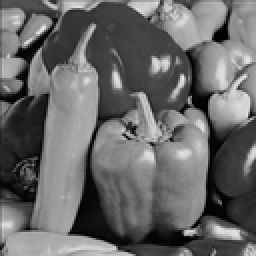
%> input picture new_STDM/Peppers.bmp, 128 x 128 px, shrunk from 512 x 512 before the run (shown 2 times larger)
$ octave main_version2_grey_test_noise.m   (GNU Octave 9; MATLAB toolbox functions it lacks are replaced by stand-ins)
%> lines starting %> are read from the running program, lines starting %| are printed output that depends on the picture; in (x1, y1, x2, y2) boxes, pixels count from 0 and x2, y2 are one past the last pixel; in counts of white or black regions, pixels touching at a corner belong together; the program's own positions count from 1
### new_STDM/zernike_orderlist.m
% **********************************************************************
% PQ=zernike_orderlist(ORDER)
% PQ=zernike_orderlist(ORDER, WITHNEG)
%
% Create the moment indices (oder p and repetition) satisfying the
% necessary criteria (p-|q|=even, |q|<p) up to order p=ORDER.
%
% If WITHNEG is 1, then the basis functions with negative repetition are
% included.
%
% PQ is a matrix with 2 columns (p and q).
%
% Christian Wolf, http://liris.chrs.fr/christian.wolf
%
% Permission is granted for anyone to copy, use, modify, or distribute this
% program and accompanying programs and documents for any purpose, provided
% this copyright notice is retained and prominently displayed, along with
% a note saying that the original programs are available from my web page.
%
% The programs and documents are distributed without any warranty, express
% or implied.  As the programs were written for research purposes only, they
% have not been tested to the degree that would be advisable in any
% important application.
% All use of these programs is entirely at the user's own risk.
%
% **********************************************************************

% **********************************************************************
% Change log:
% 21.12.2009 cw: -Begin
% **********************************************************************

function PQ=zernike_orderlist(ORDER, WITHNEG)

    if nargin<2     %判断函数输入的变量个数，如果小于2，说明WITHNEG没有输入，就置零
        WITHNEG=0;
        fprintf('WITHENG')
    end

    PQ=[];
    if WITHNEG
        for p=0:ORDER
            for q=-p:p
                if mod(abs(p-abs(q)),2)==0
                    PQ = [ PQ ; p q ];
                end
            end
        end
    else
        for p=0:ORDER
            for q=0:p
                if mod(abs(p-q),2)==0
                    PQ = [ PQ ; p q ];
                end
            end
        end
    end

### new_STDM/zernike_V.m
function [V,PQ]=zernike_V(img, Order)
PQ = zernike_orderlist(Order,1);    %求出阶数n以及满足对应关系的m
img = double(img);
img_size = size(img);       %图像大小
xstep = 2/(img_size(1)-1);  %x方向上步长
ystep = 2/(img_size(2)-1);  %y方向上步长
[x,y] = meshgrid(-1:xstep:1,-1:ystep:1);%以图像中心为原点，每个坐标到图像中心的距离，（规划到单位圆以内）
circle1 = sqrt(x.^2 + y.^2);      %每个坐标到图像中心的距离，（规划到单位圆以内）
inside = find(circle1<=1.0001);    %inside是一个列向量，代表该图像中位于单位圆内的点
mask = zeros(img_size);      %创建全零的mask矩阵，用来存放该图像中位于单位圆内的点
mask(inside) = ones(size(inside));  %单位圆内的坐标标记为1，否则标记为0
Z=zeros(img_size);
Z(inside)=x(inside)+1i*y(inside);
p=abs(Z);
theta=angle(Z);

V=zeros(img_size(1),img_size(2),length(PQ));
%按照公式推导，先求R，再求V，最后求A
for k=1:length(PQ)
    n=PQ(k,1);
    m=PQ(k,2);
    a=(n-abs(m))/2;b=(n+abs(m))/2;
    R=zeros(img_size);
    for s=0:a
        num=power(-1,s).*factorial(n-s)*(p.^(n-2*s));
        den=factorial(s)*factorial(b-s)*factorial(a-s);
        R=R+(num/den);
    end
    phase=m*theta;
    R(mask==0)=0;
    phase(mask==0)=0;
    V(:,:,k)=(R.*exp(1i*phase));
end

### new_STDM/zernike_A.m
function [A]=zernike_A(img, V, PQ)
img = double(img);
img_size = size(img);       %图像大小
xstep = 2/(img_size(1)-1);  %x方向上步长
ystep = 2/(img_size(2)-1);  %y方向上步长
%按照公式推导，先求R，再求V，最后求A
A=zeros(length(PQ),1);
for k=1:length(PQ)
 n=PQ(k,1);
 A(k)=((n+1)/pi*sum(sum(xstep*ystep*img.*conj(V(:,:,k)))));  %conj计算复数共扼值
end


### new_STDM/S_Gen.m
function [S_l,Sym_l,SA_l,SAl_index] = S_Gen(flag,M_D,len_skm,PQ)
    M = length(flag);
    So_l = rand(sum(flag),M_D+1);
    So_l = orth(So_l);
    So_l(:,1) = [];

    % 取M_D个低频矩个数大小的标准正交向量
    S_l = zeros(M,M_D);
    Sym_l = zeros(M,M_D);
    j = 1;
    for i = 1:M
        if flag(i) == 1
            S_l(i,:) = So_l(j,:);
            n = PQ(i,1);
            m = PQ(i,2);
            index = PQ(:,1)==n & PQ(:,2)==-m;
            flag(index) = 1;
            Sym_l(index,:) = So_l(j,:);
            j = j + 1;
        end
    end
    % clear So_l

    % 随机从M_D中取len_skm个标准正交向量的下标
    SAl_index = randperm(M_D);
    SAl_index = SAl_index(1:len_skm);
    SAl_index = sort(SAl_index);

    % 随机从M_D中取len_skm个标准正交向量
    SA_l = zeros(M,len_skm);
    for i = 1:len_skm
        SA_l(:,i) = S_l(:,SAl_index(i));
    end
end

### new_STDM/Sk_Gen.m
function [sk_a,sk_w] = Sk_Gen(G,M_D,SAl_index,T1,T,L,len_skm,R)
%     sk_a = zeros(2*M_D*R,1);
    sk_a = zeros(M_D*R,1);
    sk_w = zeros(len_skm*R,1);
    k = 1;
    h = 1;
    for i = 1:M_D
        if i == SAl_index(k)
            source = find(G(:,h)==1);
            ind = randperm(length(source));
            for j = 1:R
                sk_a((i-1)*R+j) = source(ind(j));
                sk_w((k-1)*R+j) = source(ind(j));
            end
            if k < len_skm
                k = k + 1;
                if h < L
                    h = h + 1;
                else
                    h = ceil(rand()*L);
                end
            end
        else
            sk_a((i-1)*R+1:i*R) = randperm(T-T1, R) + T1;
        end
    end
%     for i = M_D+1:2*M_D
%         sk_a((i-1)*R+1:i*R) = randperm(T1,R);
%     end
end

### new_STDM/water_quantizer_e.m
function [em_q] = water_quantizer_e(A,SA_l,delta,Delta)
    ro = SA_l' * A;
    ro_q = Delta * round((ro+delta)/Delta) - delta;

    [~,L] = size(SA_l);
    [M,N] = size(A);
    em_q = zeros(M,N);
    for i = 1:L
        em_q = em_q + ro_q(i)*SA_l(:,i) - ro(i)*SA_l(:,i);
    end
end

### new_STDM/symmetri.m
function [w_v] = symmetri(w_v,PQ,flag)
    N = length(flag);
    for i = 1:N
        if flag(i) == 1
            n = PQ(i,1);
            m = PQ(i,2);
            index = PQ(:,1)==n & PQ(:,2)==-m;
            w_v(index) = conj(w_v(i));
        end
    end
end

### new_STDM/filter_img.m
function [result_img] = filter_img(img)

% 获取图像的尺寸
[rows, columns] = size(img);

% 创建一个副本来存储结果
result_img = img;

% 遍历每个像素点，从第2列开始，因为第1列没有左侧像素点
for row = 1:rows
    for col = 2:columns
        % 计算当前像素与左侧像素的差值
        diff = double(result_img(row, col)) - double(result_img(row, col - 1));

        % 根据差值调整当前像素值
        if diff > 240
            result_img(row, col) = 0;
        elseif diff < -240
            result_img(row, col) = 255;
        end
    end
end

end

### new_STDM/Bm_Gen1.m
function [Bm] = Bm_Gen1(T,R,sk_a,SAl_index)
    len_skm = length(SAl_index);
    Bm = zeros(len_skm,T);
    for i = 1:length(SAl_index)
        for j = 1:R
            Bm(i,sk_a((SAl_index(i)-1)*R+j)) = 1;
        end
    end
    Bm = sparse(Bm);
end

### new_STDM/detection_my1.m
function [arbitration,BER] = detection_my1(Bm,G,SA_l,w_vec,b_k, Delta, delta)
    G = sparse(G);
    GG = full(Bm * G);
    wp = SA_l' * w_vec;
    wp_q = Delta * round((wp + delta)/Delta)-delta;
    e = wp - wp_q;
    b_arb = zeros(1,length(b_k));
    for i = 1:length(b_k)
        if e(i)>=0
            b_arb(i) = 1;
        elseif e(i)<0
            b_arb(i) = 0;
        end
    end
% [11 lines of commented-out code are left out]

    s = 0;
    for i = 1:length(b_k)
        if b_arb(i) == b_k(i)
            s = s + 1;
        end
    end
    BER = (1-s/length(b_k))*100;
    if s == length(b_k)
%         fprintf("BER: %.1f%%\n",(BER)*100);
        arbitration = 1;
    else
%         fprintf("BER: %.1f%%\n",(1-s/length(b_k))*100);
        arbitration = 0;
    end
end

### new_STDM/ELUT_Gen.m
function [ ELUT ] = ELUT_Gen( sigma_E, T )


%mu_E = round(sigma_E * rand(T, 1) + sigma_E);
ELUT = round(sigma_E .* randn(T, 1));

end

### new_STDM/detection_my.m
function [arbitration,BER] = detection_my(Bm,G,SA_l,w_vec,b_k, Delta, delta)
    G = sparse(G);
    GG = full(Bm * G);
    wp = SA_l' * w_vec;
    wp_q = (Delta * round((wp + delta)/Delta)-delta);
    e = wp - wp_q;
    ee = GG' * e;
    b_arb = sign(ee);

    b_arb = floor((b_arb+1)/2);

% [6 lines of commented-out code are left out]

    s = 0;
    for i = 1:length(b_k)
        if b_arb(i) == b_k(i)
            s = s + 1;
        end
    end

    BER = (1-s/length(b_k))*100;
    if s == length(b_k)
%         fprintf("BER: %.1f%%\n",(1-s/length(b_k))*100);
        arbitration = 1;
    else
%         fprintf("BER: %.1f%%\n",(1-s/length(b_k))*100);
        arbitration = 0;
    end
end

### new_STDM/main_version2_grey_test_noise.m
clc;
clear;
% tic;
order = 31;
T_multiply = 1000;
sigma_E = 10^5;
T = 1000;
R = 3;
% M1 >= M_D > len_skm >= L
L = 30; % 水印长度
M_D = 50;  % 所有标准正交向量个数
len_skm = 40; % 要嵌入水印的标准正交向量个数
M1 = 60; % 低频zernike矩系数的个数
Delta = 18;
% ro_angle = 4;
img_resize = 0.1;
q = 100;
% dbw_noise = 4; %the variance of the noise

T1 = floor(T/2);
T2 = T-T1;

img = imread("Peppers.bmp");
%> img is the input picture: size 128x128 uint8; min 0, max 237, mean 104.3
% 若是彩色图像则转为灰度图像
if length(size(img)) == 3
    img = rgb2gray(img);
end
% uint8->double
img = double(img);
%> img: size 128x128 double
% 展示图像
figure;imshow(uint8(img));

%zernike正变换，得到Anm, Vnm
[V,PQ]=zernike_V(img, order);
%> in zernike_V, `mask(inside) = ones(size(inside));`:
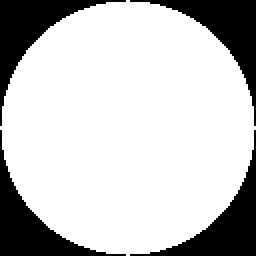
%> mask: size 128x128 double (shown 2 times larger); values 0 (black) and 1 (white), 77.3% white; 4 black regions, box (x1, y1, x2, y2) and area: (0, 0, 63, 63) 931, (65, 0, 128, 63) 931, (0, 65, 63, 128) 931, (65, 65, 128, 128) 931
%> after the loop in zernike_V, `for k=1:length(PQ)`:
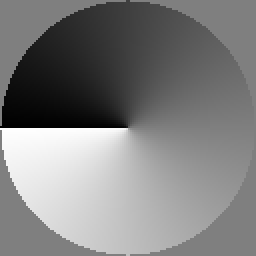
%> phase: size 128x128 double (shown 2 times larger); min -97.15, max 97.15, mean 0; drawn with min black and max white
%> PQ = 528 rows, first 12: [0 0; 1 -1; 1 1; 2 -2; 2 0; 2 2; 3 -3; 3 -1; 3 1; 3 3; 4 -4; 4 -2]
[A]=zernike_A(img, V, PQ);
%> the loop in zernike_A, `for k=1:length(PQ)` made 528 passes
%> n on passes 1 to 3: 0, 1, 1
img_size = size(img);        %图像大小
%> img_size = [128 128]

% 选取低阶zernike系数嵌入水印
in = find(PQ(:,1)<31 & PQ(:,2)>0 & mod(PQ(:,2),4)~=0);
%> in = 184 values from 3 to 496
if length(in) < L
    fprintf("wrong:length(in) < water_length\n");
end

% 标记高阶和低阶系数的下标
flag = zeros(1,length(PQ));   % flag: 1×len(PQ)
flag(in(1:M1)) = 1;

% 计算除去order内像素的图像
img_else = img;
for k = 1:M1
    A_enc_complex=A(in(k));
    Ain=find(abs(A)==abs(A_enc_complex));
    img_else=img_else-(A(in(k))*V(:,:,in(k))+conj(A(in(k)))*V(:,:,Ain(1)));
end
%> this loop made 60 passes
%> Ain on passes 1 to 12: [2; 3], [4; 6], [8; 9], [7; 10], [12; 14], [18; 19], [17; 20], [16; 21], [24; 26], [22; 28], [32; 33], [31; 34]
figure;imshow(uint8(img_else));

A_enc_abs = abs(T_multiply*A/A(1));
%> A_enc_abs = 528 values, max 1000 at index 1, min 2.64 at index 234, mean 62.15

% 生成加密查找表
ELUT = ELUT_Gen(sigma_E,T);
G_zero = 1;
% G
while isempty(G_zero) == 0
    %G：T×L
    G = zeros(T,L);
    for i=T1+1:T
        j=randi([1,L]);
        G(i,j)=1;
    end
    sum_G =sum(G);
    G_zero = find(sum_G<R);
end

% 生成标准正交向量S
[S_l,Sym_l,SA_l,SAl_index] = S_Gen(flag,M_D,len_skm,PQ);
%> in S_Gen, `M = length(flag);`: M = 528
%> in S_Gen, `S_l = zeros(M,M_D);`: S_l: size 528x50 double; every value is 0
%> the loop in S_Gen, `for i = 1:M` made 528 passes
%> (n, m) on passes 3, 6, 9, 10, 14, 19, 20, 21, 26, 28, 33, 34: (1, 1), (2, 2), (3, 1), (3, 3), (4, 2), (5, 1), (5, 3), (5, 5), (6, 2), (6, 6), (7, 1), (7, 3)
%> after the loop in S_Gen, `for i = 1:M`: S_l: size 528x50 double; min -0.433, max 0.507, mean -1.89e-07
%> after the loop in S_Gen, `for i = 1:M`:
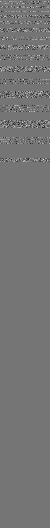
%> Sym_l: size 528x50 double; min -0.433, max 0.507, mean -1.89e-07; mean of the top-left, top-right, bottom-left and bottom-right quarters -3.93e-05, 3.85e-05, 0, 0; drawn with min black and max white
%> after the loop in S_Gen, `for i = 1:M`: flag = 528 values, max 1 at index 2, min 0 at index 1, mean 0.227; index = 528 logical values, 1 true; j = 61; m = 7; n = 17
%> in S_Gen, `SA_l = zeros(M,len_skm);`: SA_l: size 528x40 double; every value is 0
%> after the loop in S_Gen, `for i = 1:len_skm`:
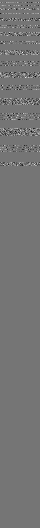
%> SA_l: size 528x40 double; min -0.433, max 0.507, mean 1.92e-05; drawn with min black and max white
%> SAl_index = 40 values from 2 to 50
% 生成密钥
[sk_a,sk_w] = Sk_Gen(G,M_D,SAl_index,T1,T,L,len_skm,R);
%> after the loop in Sk_Gen, `for i = 1:M_D`: h = 21; ind = 22 values, max 22 at index 9, min 1 at index 14, mean 11.5; k = 40; sk_a = 150 values, max 994 at index 108, min 501 at index 96, mean 751; sk_w = 120 values, max 994 at index 87, min 501 at index 78, mean 751; source = 22 values from 559 to 983

delta = round(Delta*rand(len_skm,1)) - Delta/2;
% delta = zeros(len_skm,1);
% Quantizer_0
embed_q = water_quantizer_e(A_enc_abs,SA_l,delta,Delta);
%> in water_quantizer_e, `ro = SA_l' * A;`: ro = 40 values, max 151.6 at index 36, min -96.61 at index 26, mean 27.45
%> in water_quantizer_e, `ro_q = Delta * round((ro+delta)/Delta) - delta;`: ro_q = 40 values, max 155 at index 36, min -100 at index 26, mean 26.32
%> after the loop in water_quantizer_e, `for i = 1:L`: em_q = 528 values, max 11.46 at index 19, min -9.32 at index 129, mean 0.00757
%> embed_q has the same summary as em_q in water_quantizer_e

% 图像加密
M = length(PQ);
%> M = 528

c_img = img_else;
ppad_e = zeros(M,1);
for i = 1:M
    ppad_e(i) = A_enc_abs(i)*flag(i) + embed_q(i);
end
%> after the loop, ppad_e = 528 values, max 262.6 at index 14, min 0 at index 1, mean 10.4
ppad_e = symmetri(ppad_e,PQ,flag);
%> in symmetri, `N = length(flag);`: N = 528
%> the loop in symmetri, `for i = 1:N` made 528 passes
%> after the loop in symmetri, `for i = 1:N`: m = 7; n = 17; w_v = 528 values, max 262.6 at index 12, min 0 at index 1, mean 20.8
%> ppad_e has the same summary as w_v in symmetri
pad_e = zeros(2*M_D,1);
for i = 1:M_D
    for j = 1:R
        pad_e(i) = pad_e(i) + ELUT(sk_a((i-1)*R+j));
    end
    ppad_e = ppad_e +  pad_e(i)*S_l(:,i);
end
%> after the loop, pad_e = 100 values, max 339364 at index 26, min -419251 at index 50, mean 11027.8; ppad_e = 528 values, max 329298.6 at index 3, min -389298.4 at index 75, mean 232.3
for i = 1:M_D
    for j = 1:R
        pad_e(i+M_D) = pad_e(i+M_D) + ELUT(sk_a((i-1)*R+j));
    end
    ppad_e = ppad_e +  pad_e(i+M_D)*Sym_l(:,i);
end
%> after the loop, pad_e = 100 values, max 339364 at index 26, min -419251 at index 50, mean 22055.7; ppad_e = 528 values, max 329298.6 at index 2, min -389298.4 at index 70, mean 443.9
for i = 1:M
%     c_img = c_img + (embed_q(i)+ppad_e(i))*A(i)/A_enc_abs(i)*V(:,:,i);
    c_img = c_img + ppad_e(i)*A(i)/A_enc_abs(i)*V(:,:,i);
end

% [A_w]=zernike_A(c_img, V, PQ);
% A_w_abs = abs(T_multiply*A_w/A_w(1));

xstep = 2/(img_size(1)-1);
%> xstep = 0.0157
ystep = 2/(img_size(2)-1);
%> ystep = 0.0157
[x,y] = meshgrid(-1:xstep:1,-1:ystep:1);
circle1 = sqrt(x.^2+y.^2);
inside = find(circle1<1.0001);
%> inside = 12660 values from 64 to 16321
outside = find(circle1>=1.0001);
%> outside = 3724 values from 1 to 16384
outside_len = length(outside);
%> outside_len = 3724
% 内切圆外像素加密（流密码加密）
key = rng;
text = randi([0,255],outside_len,1);
% cipher = zeros(outside_len,1);
cipher = c_img;
for i = 1:outside_len
    cipher(outside(i)) = bitxor(c_img(outside(i)),text(i));
end

cipher1 = uint8(mod(round(real(cipher)),256));
figure;imshow(cipher1);


% 设置要嵌入的水印信息
b_k = randi([0,1],L,1);
m_k = 2*b_k-1;
W =  floor(Delta/4) * (m_k);
% 生成水印查找表
WLUT = floor(Delta/(4*R)) * G * (m_k);
% 生成解密查找表
DLUT = -ELUT + WLUT;

% 图像解密
w_img = double(cipher1);
pad_d =zeros(2*M_D,1);
ppad_d = zeros(M,1);
for i = 1:M_D
    for j = 1:R
        pad_d(i) = pad_d(i) + DLUT(sk_a((i-1)*R+j));
    end
    ppad_d = ppad_d +  pad_d(i)*S_l(:,i);
end
%> after the loop, pad_d = 100 values, max 419254 at index 50, min -339367 at index 26, mean -11027.8; ppad_d = 528 values, max 389483.5 at index 75, min -329222.9 at index 3, mean -211.5
for i = 1:M_D
    for j = 1:R
        pad_d(i+M_D) = pad_d(i+M_D) + DLUT(sk_a((i-1)*R+j));
    end
    ppad_d = ppad_d +  pad_d(i+M_D)*Sym_l(:,i);
end
%> after the loop, pad_d = 100 values, max 419254 at index 50, min -339367 at index 26, mean -22055.6; ppad_d = 528 values, max 389483.5 at index 70, min -329222.9 at index 2, mean -423.1
for i = 1:M
    w_img = w_img + ppad_d(i)*A(i)/A_enc_abs(i)*V(:,:,i);
end


% 内切圆外像素解密（流密码解密）
rng(key);
text1 = randi([0,255],outside_len,1);
decryption = w_img;
for i = 1:outside_len
    decryption(outside(i)) = bitxor(w_img(outside(i)),text1(i));
end

Img_w = uint8(mod(round(real(decryption)),256));
figure;imshow(Img_w);

% 滤波
Img_w = filter_img(Img_w);
%> after the loop in filter_img, `for row = 1:rows`:
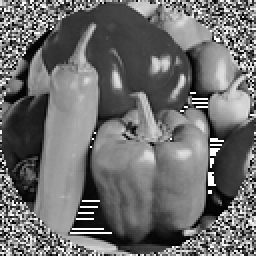
%> result_img: size 128x128 uint8 (shown 2 times larger); min 0, max 255, mean 109.4
% filtered_image = Img_w;

figure;imshow(Img_w);
% peak_snr_wn = psnr(Img_w, uint8(img));
peak_snr_wn = psnr(Img_w, uint8(img));
%> peak_snr_wn = 13.82

% ------------------------------------------------- %
% 提取水印信息
% ------------------------------------------------- %
% Bm = Bm_Gen(len_skm,T,R,sk_w);
Bm = Bm_Gen1(T,R,sk_a,SAl_index);
%> in Bm_Gen1, `len_skm = length(SAl_index);`: len_skm = 40
%> in Bm_Gen1, `Bm = zeros(len_skm,T);`: Bm: size 40x1000 double; every value is 0
%> the loop in Bm_Gen1, `for i = 1:length(SAl_index)` made 40 passes
%> after the loop in Bm_Gen1, `for i = 1:length(SAl_index)`:
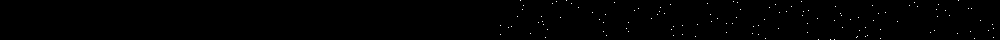
%> Bm: size 40x1000 double; values 0 (black) and 1 (white), 0.3% white in thin lines or dots, all inside (x1, y1, x2, y2) = (500, 0, 994, 40)
% G = G(T1+1:T,:);
img_w = double(Img_w);
[w_A] = zernike_A(img_w, V, PQ);
%> the loop in zernike_A (call 2), `for k=1:length(PQ)` made 528 passes
w_A_abs = abs(T_multiply*w_A/w_A(1));
%> w_A_abs = 528 values, max 1000 at index 1, min 1.09 at index 481, mean 57.08
[arbitration] = detection_my1(Bm,G,SA_l,w_A_abs,b_k, Delta, delta);
%> in detection_my1, `GG = full(Bm * G);`:
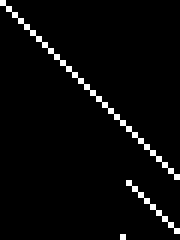
%> GG: size 40x30 double (shown 6 times larger); values 0 (black) and 3 (white), 3.3% white in thin lines or dots
%> in detection_my1, `wp = SA_l' * w_vec;`: wp = 40 values, max 144 at index 36, min -71.09 at index 26, mean 24.54
%> in detection_my1, `wp_q = Delta * round((wp + delta)/Delta)-delta;`: wp_q = 40 values, max 141 at index 15, min -64 at index 26, mean 25.43
%> in detection_my1, `e = wp - wp_q;`: e = 40 values, max 8.92 at index 18, min -8.32 at index 24, mean -0.889
%> after the loop in detection_my1, `for i = 1:length(b_k)`: b_arb = 30 values, max 1 at index 4, min 0 at index 1, mean 0.567
%> after the loop in detection_my1, `for i = 1:length(b_k)`: s = 18
%> in detection_my1, `BER = (1-s/length(b_k))*100;`: BER = 40
%> arbitration = 0
if arbitration == 1
    disp("图像水印提取成功")
else
    disp("图像水印提取失败")
end

% 加噪声
img_w = double(Img_w);

dbw_noise = 0;
for i = 1:10
    fprintf("dbw_noise:%d\n",dbw_noise);
    img_noise = awgn(img_w, -dbw_noise); % generate Gaussian noise
    figure;imshow(uint8(img_noise));
    [A_noise]=zernike_A(img_noise, V, PQ);
    A_noise_abs = abs(T_multiply*A_noise/A_noise(1));
    [arbitration_noise] = detection_my(Bm,G,SA_l,A_noise_abs,b_k,Delta,delta);
    if arbitration_noise == 1
        disp("图像加噪声后水印提取成功")
    else
        disp("图像加噪声后水印提取失败")
    end
    dbw_noise = dbw_noise + 4;
end
%> after the loop, dbw_noise = 40

$ run again, with new_STDM/05.boat.bmp copied over new_STDM/Peppers.bmp
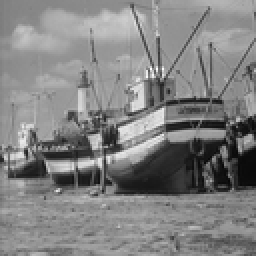
%> input picture new_STDM/05.boat.bmp, 128 x 128 px, shrunk from 512 x 512 before the run (shown 2 times larger)
%> img is the input picture: size 128x128 uint8; min 7, max 255, mean 129.7
%> img: size 128x128 double
%> mask: size 128x128 double; values 0 (black) and 1 (white), 77.3% white; 4 black regions, box (x1, y1, x2, y2) and area: (0, 0, 63, 63) 931, (65, 0, 128, 63) 931, (0, 65, 63, 128) 931, (65, 65, 128, 128) 931
%> PQ = 528 rows, first 12: [0 0; 1 -1; 1 1; 2 -2; 2 0; 2 2; 3 -3; 3 -1; 3 1; 3 3; 4 -4; 4 -2]
%> the loop in zernike_A, `for k=1:length(PQ)` made 528 passes
%> n on passes 1 to 3: 0, 1, 1
%> in = 184 values from 3 to 496
%> the loop `for k = 1:M1` made 60 passes
%> Ain on passes 1 to 8: [2; 3], [4; 6], [8; 9], [7; 10], [12; 14], [18; 19], [17; 20], [16; 21]
%> after the loop `for k = 1:M1`:
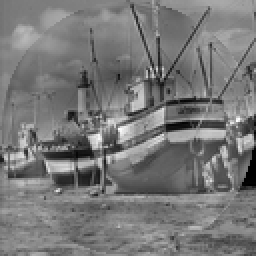
%> img_else: size 128x128 double (shown 2 times larger); min 9, max 265.5, mean 129.7; drawn with min black and max white
%> A_enc_abs = 528 values, max 1000 at index 1, min 1.56 at index 509, mean 39.34
%> in S_Gen, `M = length(flag);`: M = 528
%> the loop in S_Gen, `for i = 1:M` made 528 passes
%> (n, m) on passes 3, 6, 9, 10, 14, 19, 20, 21: (1, 1), (2, 2), (3, 1), (3, 3), (4, 2), (5, 1), (5, 3), (5, 5)
%> after the loop in S_Gen, `for i = 1:M`: flag = 528 values, max 1 at index 2, min 0 at index 1, mean 0.227; index = 528 logical values, 1 true; j = 61; m = 7; n = 17
%> SAl_index = 40 values from 2 to 50
%> after the loop in Sk_Gen, `for i = 1:M_D`: h = 21; ind = 22 values, max 22 at index 9, min 1 at index 14, mean 11.5; k = 40; sk_a = 150 values, max 994 at index 108, min 501 at index 96, mean 751; sk_w = 120 values, max 994 at index 87, min 501 at index 78, mean 751; source = 22 values from 559 to 983
%> ro = 40 values, max 53.92 at index 20, min -56.66 at index 28, mean 5.91
%> ro_q = 40 values, max 62 at index 20, min -62 at index 33, mean 4.72
%> after the loop in water_quantizer_e, `for i = 1:L`: em_q = 528 values, max 10.08 at index 132, min -9.52 at index 116, mean -0.00591
%> embed_q has the same summary as em_q in water_quantizer_e
%> after the loop `for i = 1:M`: ppad_e = 528 values, max 154.9 at index 3, min 0 at index 1, mean 5.54
%> in symmetri, `N = length(flag);`: N = 528
%> the loop in symmetri, `for i = 1:N` made 528 passes
%> after the loop in symmetri, `for i = 1:N`: m = 7; n = 17; w_v = 528 values, max 154.9 at index 2, min 0 at index 1, mean 11.09
%> `ppad_e = symmetri(ppad_e,PQ,flag);`: ppad_e has the same summary as w_v in symmetri
%> after the loop `for i = 1:M_D`: pad_e = 100 values, max 339364 at index 26, min -419251 at index 50, mean 11027.8; ppad_e = 528 values, max 329377.6 at index 3, min -389437.2 at index 75, mean 222.6
%> after the loop `for i = 1:M_D`: pad_e = 100 values, max 339364 at index 26, min -419251 at index 50, mean 22055.7; ppad_e = 528 values, max 329377.6 at index 2, min -389437.2 at index 70, mean 434.2
%> after the loop `for i = 1:M_D`: pad_d = 100 values, max 419254 at index 50, min -339367 at index 26, mean -11027.8; ppad_d = 528 values, max 389483.5 at index 75, min -329222.9 at index 3, mean -211.5
%> after the loop `for i = 1:M_D`: pad_d = 100 values, max 419254 at index 50, min -339367 at index 26, mean -22055.6; ppad_d = 528 values, max 389483.5 at index 70, min -329222.9 at index 2, mean -423.1
%> `Img_w = uint8(mod(round(real(decryption)),256));`:
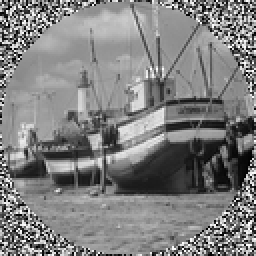
%> Img_w: size 128x128 uint8 (shown 2 times larger); min 0, max 255, mean 127.2
%> peak_snr_wn = 16.42
%> len_skm = 40
%> the loop in Bm_Gen1, `for i = 1:length(SAl_index)` made 40 passes
%> the loop in zernike_A (call 2), `for k=1:length(PQ)` made 528 passes
%> w_A_abs = 528 values, max 1000 at index 1, min 1.09 at index 509, mean 39.33
%> GG: size 40x30 double; values 0 (black) and 3 (white), 3.3% white in thin lines or dots
%> wp = 40 values, max 58.76 at index 20, min -65.01 at index 33, mean 4.73
%> wp_q has the same summary as ro_q in water_quantizer_e
%> e = 40 values, max 3.34 at index 32, min -3.24 at index 20, mean 0.00641
%> after the loop in detection_my1, `for i = 1:length(b_k)`: b_arb = 30 values, max 1 at index 1, min 0 at index 2, mean 0.5
%> after the loop in detection_my1, `for i = 1:length(b_k)`: s = 30
%> BER = 0
%> arbitration = 1
%> the loop `for i = 1:10` made 10 passes
%> after the loop `for i = 1:10`: dbw_noise = 40
